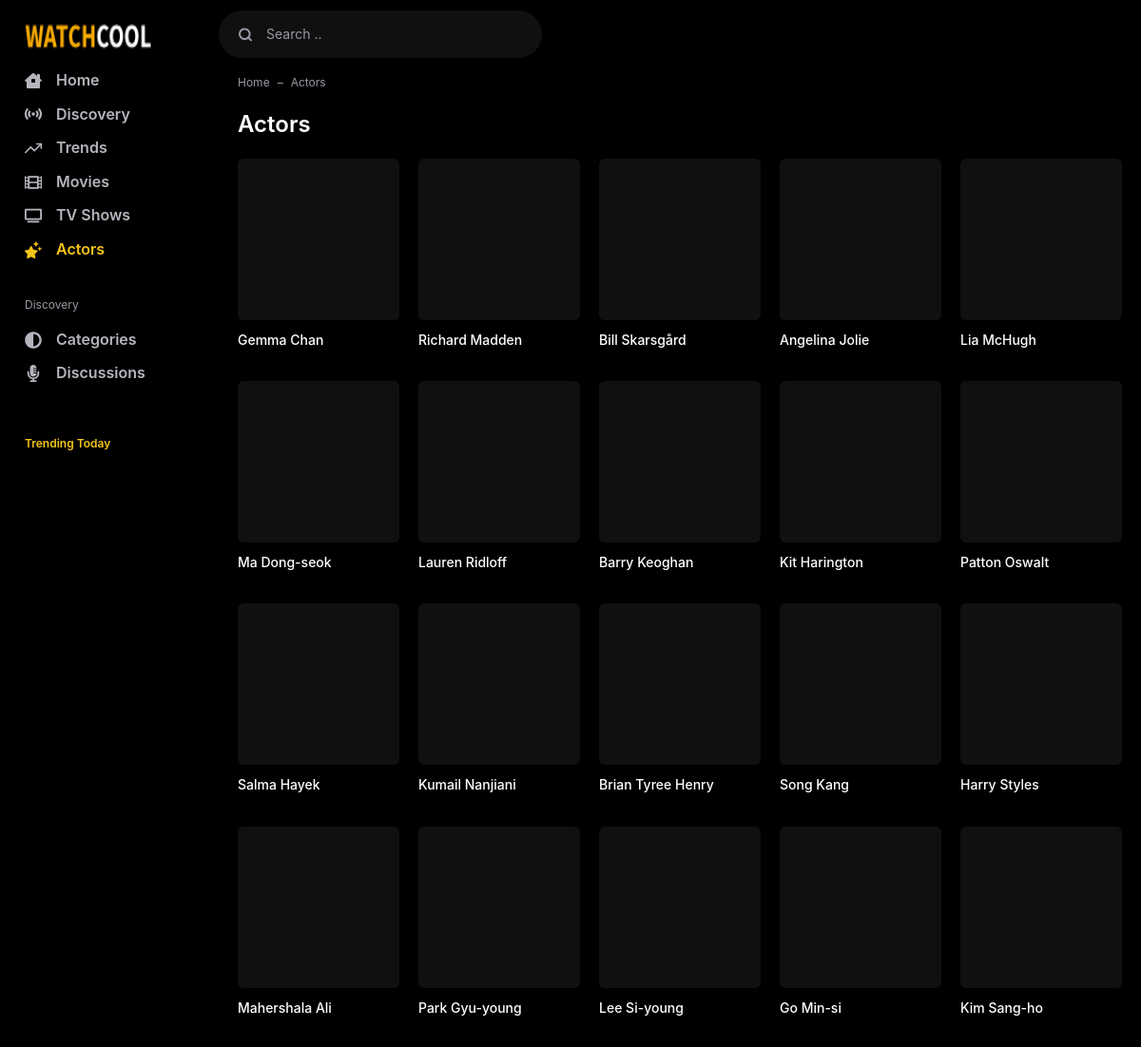
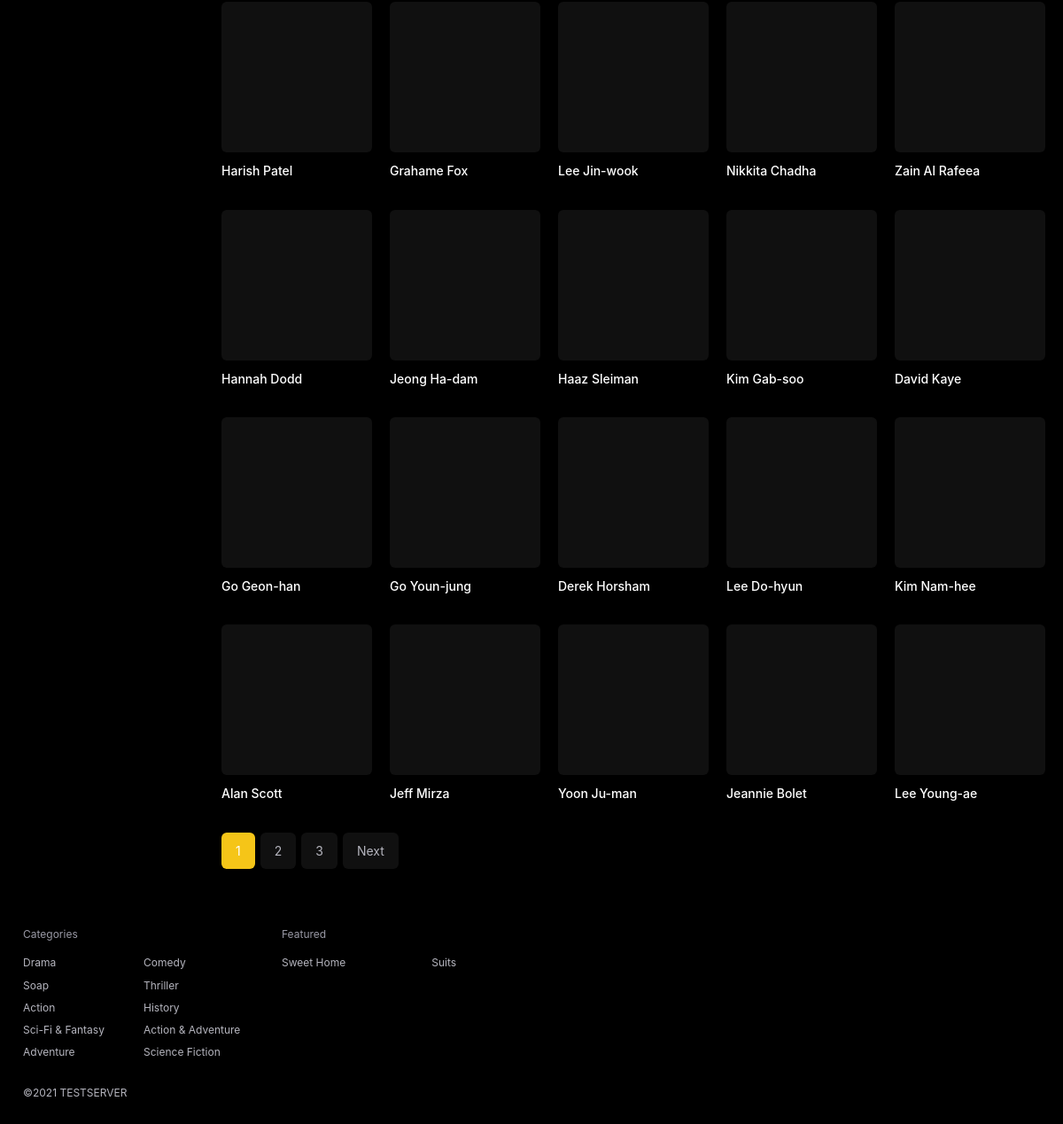
/actors/, run on an earlier commit of the app's database (2 pictures, top to bottom).
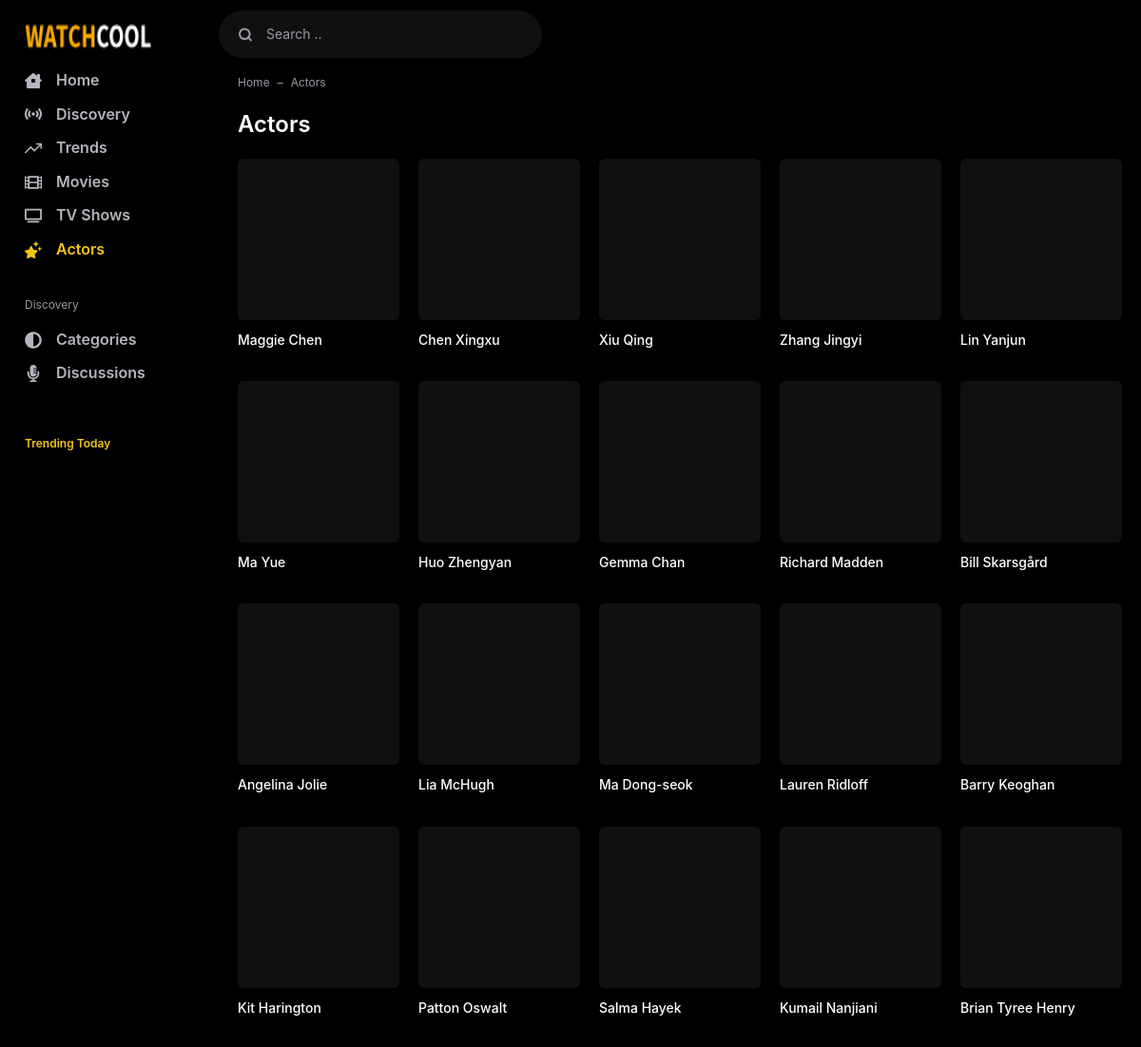
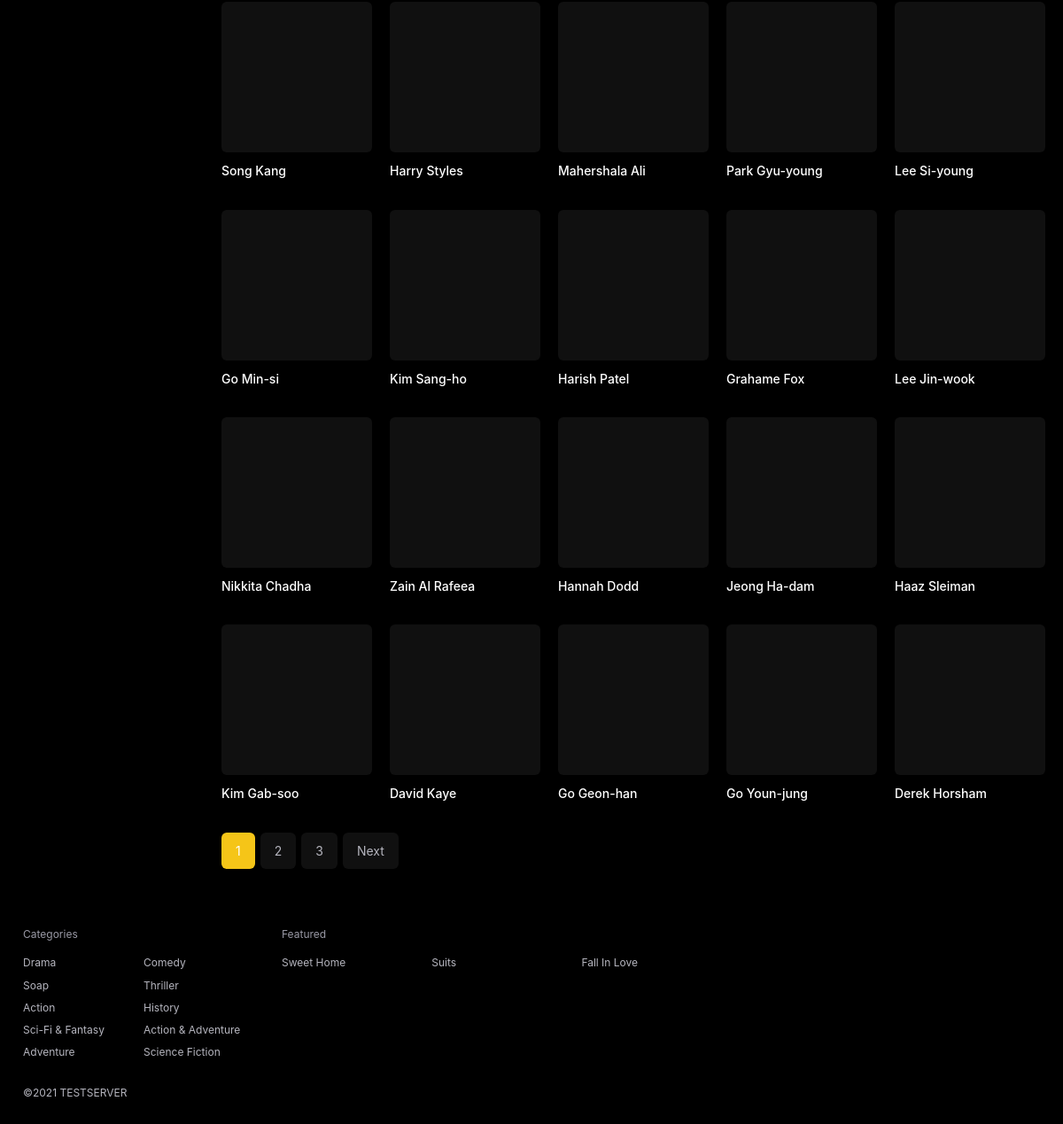
And on a later commit of the database (2 pictures, top to bottom).
### webapp/models/common.py (models this page shows, shortened)
class Cast(models.Model):
    movie = models.ManyToManyField(Movie,related_name="cast",related_query_name="has_cast")
    tv = models.ManyToManyField(TV,related_name="cast",related_query_name="has_cast")
    gender = models.CharField(max_length=1,choices=GENDER_CHOICES,default=1)
    name = models.CharField(max_length=100)
    tmdb_cast_id = models.IntegerField()
    popularity = models.DecimalField(max_digits=6,decimal_places=3,null=True,blank=True)
    profile_path = models.URLField(null=True,blank=True)
    slug = models.SlugField(null=True,blank=True,editable=True,max_length=2083)
    added_on = models.DateField(default=timezone.now,editable=True)
    class Meta:
        ordering = ("-popularity",)

class Genre(models.Model):
    movie = models.ManyToManyField(Movie,related_name="genre",related_query_name="has_genre")
    tv = models.ManyToManyField(TV,related_name="genre",related_query_name="has_genre")
    name = models.CharField(max_length=20,unique=True)
    color = models.CharField(max_length=9,null=True,blank=True,default=generateRandomColor,editable=True)

### webapp/models/tv.py (models this page shows, shortened)
class TV(AbsShow):
    media_type=models.CharField(default="TV",max_length=2)
    class Meta:
        ordering = ("-added_on","-release_date",)
        verbose_name_plural = "TV Shows"
        db_table = "tv"

### webapp/views.py (the view)
# urls.py: path("actors/",cache_page(CACHE_TIME)(views.ActorList.as_view()),name="actor_list"),
class ActorList(ListView):
    model = Cast
    paginate_by = 40
    template_name = "webapp/actor_list.html"
    context_object_name = "actors"
    def get_queryset(self):
        return self.model.objects.filter(~Q(profile_path__endswith="None")).order_by("-added_on","-popularity")
    def get_context_data(self, **kwargs):
        context = super().get_context_data(**kwargs)
        title = f"List all Actors | {self.request.get_host()}"
        context["title"] = title
        context["description"] = title
        context["currentPage"] = "actors"
        return context

### webapp/context_processors.py (called while the page is built)
def tvsViewin(days,get):
    return ViewLog.objects.filter(movie=None,
        viewed_on__date__gte=(datetime.date.today()-datetime.timedelta(days=days))).values(
        "tv",
        slug = F("tv__slug"),
        title=F("tv__title"),
        themoviedb_id = F("tv__themoviedb_id"),
        original_title = F("tv__original_title"),
        imdb_id = F("tv__imdb_id"),
        trailer = F("tv__trailer"),
        published = F("tv__published"),
        runtime = F("tv__runtime"),
        added_on = F("tv__added_on"),
        updated_on = F("tv__updated_on"),
        media_type = F("tv__media_type"),
        poster_path=F("tv__poster_path"),
        overview=F("tv__overview"),
        vote_average=F("tv__vote_average"),
        backdrop_path=F("tv__backdrop_path"),
        release_date=F("tv__release_date"),
        ).annotate(views=Count("tv")).order_by()[:get]

def config(request):
    data = cache.get_many(KEYS)
    if not data:
        data = cache_context()
        cache.set_many(data,settings.CACHE_TIME)
    return data

### webapp/templates/webapp/actor_list.html
{% extends 'webapp/_base.html' %}
{% block content %}
<div class="flex-fill">
    <nav aria-label="breadcrumb">
        <ol class="breadcrumb">
            <li class="breadcrumb-item"><a href="{% url 'app_webapp:home' %}">Home</a></li>
            <li class="breadcrumb-item active" aria-current="page">Actors</li>
        </ol>
    </nav>
    <div class="d-flex">
        <div class="app-content">
            <div class="app-section">
                <div class="mb-3">
                    <div class="text-24 text-white font-weight-bold">Actors</div>
                </div>
                <div class="row row-cols-md-5 row-cols-2">
                    {% for actor in actors %}
                        {% include 'webapp/includes/actor.html' with actor=actor only %}
                    {% endfor %}
                </div>
                {% include 'webapp/includes/pagination.html' with items=actors %}
            </div>
        </div>
    </div>
</div>
{% endblock content %}

### webapp/templates/webapp/_base.html (shortened to what the changed rows need)
<!DOCTYPE html> {% load static %}
<html lang="en">
<head>
    <link as="style" media="all" rel="stylesheet preload prefetch" href="{% static 'webapp/css/app.css' %}"
        type="text/css" />
</head>
<body>
    <div class="container">
        <div class="app">
            <div class="app-wrapper">
                <div class="app-container flex-fill">
                    <div class="container">
                        {% block content %} {% endblock content %}
                    </div>
                </div>
            </div>
            <div class="app-footer">
                <div class="row">
                    <div class="col-md-3">
                        <div class="footer-nav">
                            <div class="nav-col-2">
                                {% for genre in genres %}
                                <a href="{% url 'app_webapp:category' genre.name %}"
                                    title="{{genre.name}}">{{genre.name}}</a>
                                {% endfor %}
                            </div>
                        </div>
                    </div>
                    <div class="col-md-6">
                        <div class="footer-nav">
                            <div class="nav-col-3">
                                {% for show in featured %}
                                <a href="{% url 'app_webapp:tv_detail' show.slug %}"
                                    title="{{show.title}}">{{show.title}}</a>
                                {% endfor %}
                            </div>
                        </div>
                    </div>
                </div>
            </div>
        </div>
    </div>
</body>
</html>

### webapp/templates/webapp/includes/actor.html
<div class="col">
    <div class="list-actor">
        <a href="{% url 'app_webapp:actor_detail' actor.slug %}"
            class="list-media" title="{{actor.name}}">
            <div class="media"
                data-src="{{actor.profile_path}}">
            </div>
        </a>
        <div class="list-caption">
            <a href="{% url 'app_webapp:actor_detail' actor.slug %}"
                class="list-title" title="{{actor.name}}">
                {{actor.name}}</a>
        </div>
    </div>
</div>

What changed in the data, as far as the page shows it:
no longer on this page (row unchanged): Cast: name "Lee Do-hyun"
no longer on this page (row unchanged): Cast: name "Kim Nam-hee"
no longer on this page (row unchanged): Cast: name "Alan Scott"
no longer on this page (row unchanged): Cast: name "Jeff Mirza"
no longer on this page (row unchanged): Cast: name "Yoon Ju-man"
no longer on this page (row unchanged): Cast: name "Jeannie Bolet"
no longer on this page (row unchanged): Cast: name "Lee Young-ae"
added Cast: name "Maggie Chen"
added Cast: name "Chen Xingxu"
added Cast: name "Xiu Qing"
added Cast: name "Zhang Jingyi"
added Cast: name "Lin Yanjun"
added Cast: name "Ma Yue"
added Cast: name "Huo Zhengyan"
added TV: title "Fall In Love"
